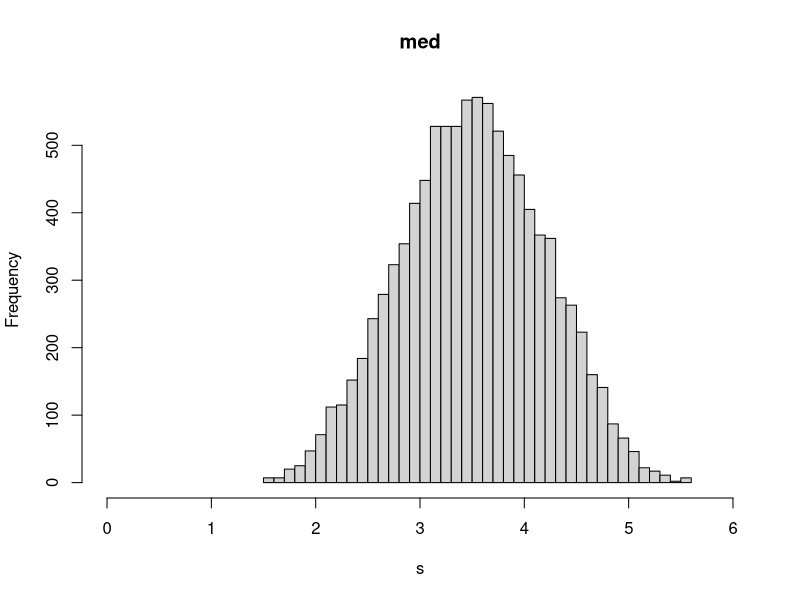

This chart was generated by the following R code:
#Ein Schätzer (a.k.a. Statistik) ist eine Funktion der Stichprobe
mw = function(x){ 
  return (mean(x))
}

mw_2 = function(x){ 
  return (0.5*(x[1] + x[2]))
}

med = function(x){ 
  return (median(x))
}

s = rep(NA, 10000)
n = 10
for (i in 1:length(s)){
  x = runif(n, 1, 6) #Erzeugung der Stichprobe, aus einer Verteilung
  #Frage was ist EW
  s[i] = med(x) 
}
hist(s, 30, xlim = c(0,6), main='med')
mean(s)
var(s)
